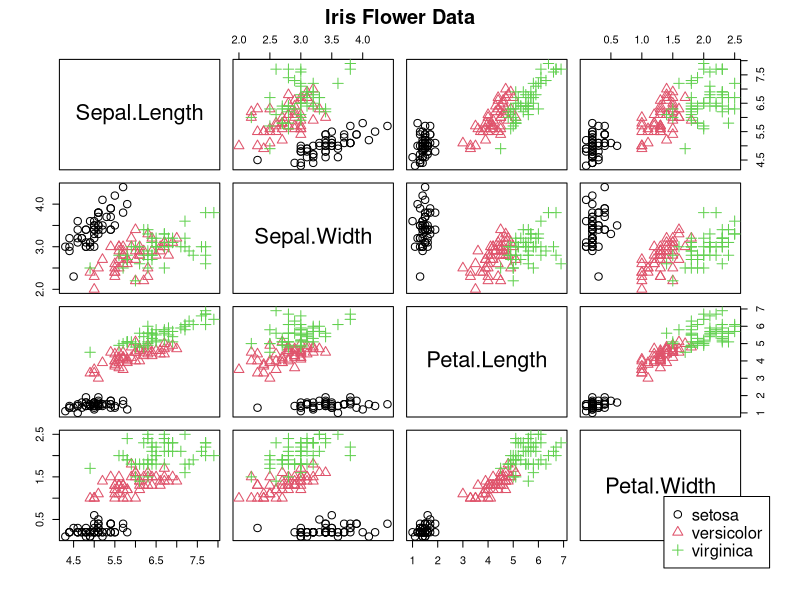

Recreate this plot in R.
omar <- par()$mar
par(mar=c(0,0,0,0))
pairs(iris[1:4],col = as.numeric(iris$Species), pch = as.numeric(iris$Species), cex = 1.5)
title("Iris Flower Data", outer = TRUE, line = -1.2)
legend("bottomright", levels(iris$Species), pch = (1:3), col = (1:3))
par(omar)